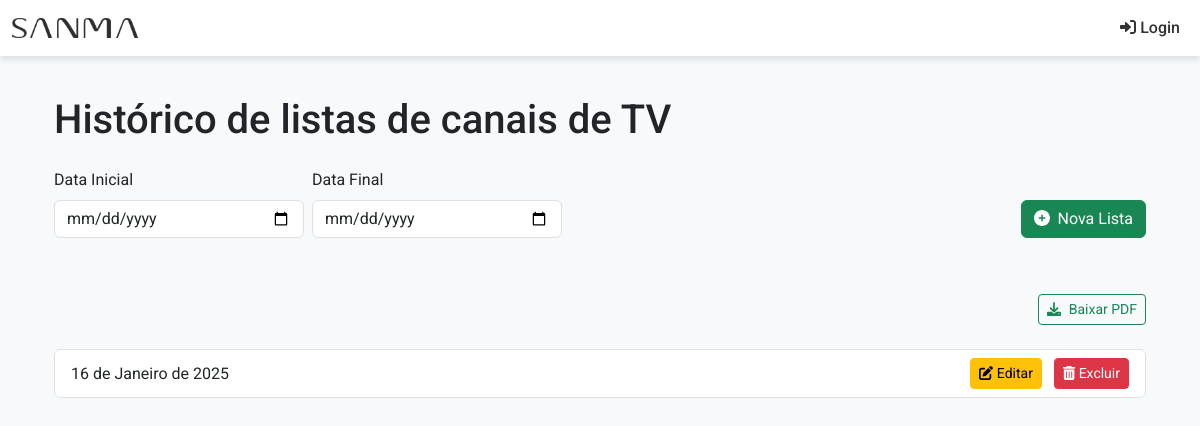
/canais/listar_listas/, run on an earlier commit of the app's database.
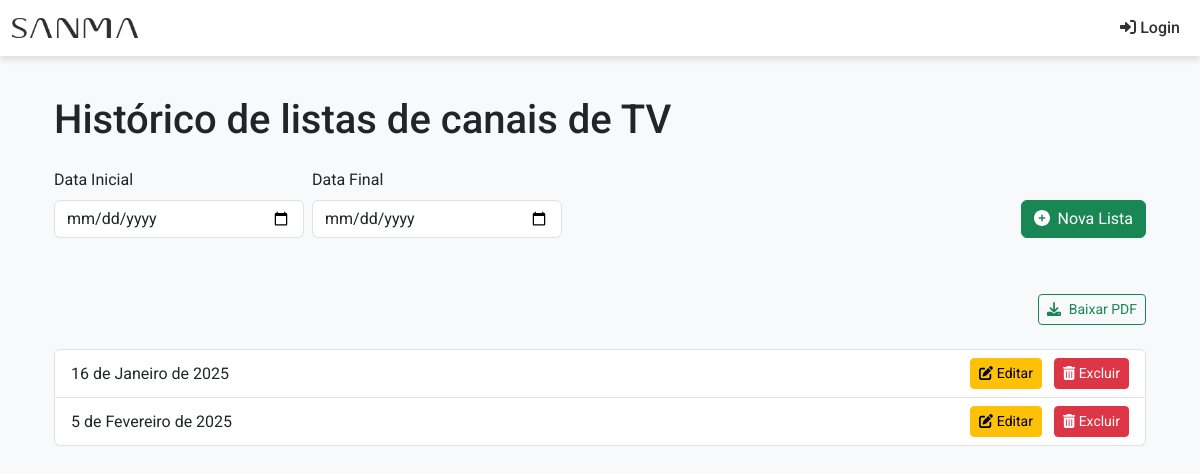
And on a later commit of the database.
### canais/models.py (models this page shows, shortened)
class ListaCanais(models.Model):
    data_criacao = models.DateField()  # Removido auto_now_add
    canais = models.ManyToManyField(Canal, related_name="listas")

### canais/views.py (the view)
# urls.py: path('listar_listas/', views.listar_listas, name='listar_listas'),
def listar_listas(request):
    data_inicio = request.GET.get('data_inicio')
    data_fim = request.GET.get('data_fim')
    if data_inicio and data_fim:
        listas = ListaCanais.objects.filter(data_criacao__gte=data_inicio, data_criacao__lte=data_fim)
    elif data_inicio:
        listas = ListaCanais.objects.filter(data_criacao__gte=data_inicio)
    elif data_fim:
        listas = ListaCanais.objects.filter(data_criacao__lte=data_fim)
    else:
        listas = ListaCanais.objects.all()
    return render(request, 'canais/listas/listar_listas.html', {'listas': listas})

### templates/canais/listas/listar_listas.html (shortened to what this page needs)
{% extends 'core/base.html' %}
{% load static %}
{% block content %}
<div class="container mt-4">
    <h1 class="mb-4">Histórico de listas de canais de TV</h1>
    <form method="get" action="{% url 'listar_listas' %}" class="d-flex flex-wrap justify-content-between align-items-center mb-4" id="filter-form">
        <div class="d-flex align-items-center mb-3">
            <div class="mb-3">
                <label for="data_inicio" class="form-label">Data Inicial</label>
                <input type="date" name="data_inicio" id="data_inicio" class="form-control me-2" value="{{ request.GET.data_inicio }}" style="width: 250px;">
            </div>
            <div class="mb-3">
                <label for="data_fim" class="form-label">Data Final</label>
                <input type="date" name="data_fim" id="data_fim" class="form-control me-2" value="{{ request.GET.data_fim }}" style="width: 250px;">
            </div>
        </div>
        <a href="{% url 'criar_lista' %}" class="btn btn-success ms-auto">
            <i class="fas fa-plus-circle me-1"></i> Nova Lista
        </a>
    </form>
    <form method="get" action="{% url 'download_pdf_canais' %}" class="mb-4 text-end" id="download-form">
        <button type="submit" class=" btn btn-outline-success btn-sm">
            <i class="fas fa-download me-1"></i> Baixar PDF
        </button>
    </form>
    <ul class="list-group mt-4">
        {% for lista in listas %}
            <li class="list-group-item d-flex justify-content-between align-items-center">
                {{ lista.data_criacao }}
                <div>
                    <a href="{% url 'editar_lista' lista.id %}" class="btn btn-warning btn-sm me-2" data-bs-toggle="tooltip" data-bs-placement="top" title="Editar">
                        <i class="fas fa-edit"></i> Editar
                    </a>
                    <a href="{% url 'excluir_lista' lista.id %}" class="btn btn-danger btn-sm" data-bs-toggle="tooltip" data-bs-placement="top" title="Excluir">
                        <i class="fas fa-trash-alt"></i> Excluir
                    </a>
                </div>
            </li>
        {% empty %}
            <li class="list-group-item text-center">Não há listas de canais disponíveis.</li>
        {% endfor %}
    </ul>
</div>
{% endblock %}

What changed in the data, as far as the page shows it:
added ListaCanais: data_criacao "5 de Fevereiro de 2025"
